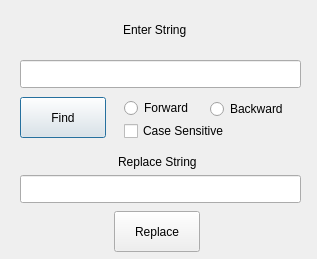
<?xml version="1.0" encoding="UTF-8"?>
<ui version="4.0">
 <class>Search</class>
 <widget class="QDialog" name="Search">
  <property name="geometry">
   <rect>
    <x>0</x>
    <y>0</y>
    <width>317</width>
    <height>259</height>
   </rect>
  </property>
  <property name="windowTitle">
   <string>Dialog</string>
  </property>
  <widget class="QLabel" name="label">
   <property name="geometry">
    <rect>
     <x>123</x>
     <y>20</y>
     <width>81</width>
     <height>20</height>
    </rect>
   </property>
   <property name="text">
    <string>Enter String</string>
   </property>
  </widget>
  <widget class="QLineEdit" name="lineEdit">
   <property name="geometry">
    <rect>
     <x>20</x>
     <y>60</y>
     <width>281</width>
     <height>28</height>
    </rect>
   </property>
  </widget>
  <widget class="QPushButton" name="pushButton">
   <property name="geometry">
    <rect>
     <x>20</x>
     <y>97</y>
     <width>86</width>
     <height>41</height>
    </rect>
   </property>
   <property name="text">
    <string>Find</string>
   </property>
  </widget>
  <widget class="QRadioButton" name="radioButton">
   <property name="geometry">
    <rect>
     <x>124</x>
     <y>95</y>
     <width>108</width>
     <height>26</height>
    </rect>
   </property>
   <property name="text">
    <string>Forward</string>
   </property>
  </widget>
  <widget class="QRadioButton" name="radioButton_2">
   <property name="geometry">
    <rect>
     <x>210</x>
     <y>96</y>
     <width>108</width>
     <height>26</height>
    </rect>
   </property>
   <property name="text">
    <string>Backward</string>
   </property>
  </widget>
  <widget class="QCheckBox" name="checkBox">
   <property name="geometry">
    <rect>
     <x>124</x>
     <y>118</y>
     <width>121</width>
     <height>26</height>
    </rect>
   </property>
   <property name="text">
    <string>Case Sensitive</string>
   </property>
  </widget>
  <widget class="QLabel" name="label_2">
   <property name="geometry">
    <rect>
     <x>118</x>
     <y>152</y>
     <width>101</width>
     <height>20</height>
    </rect>
   </property>
   <property name="text">
    <string>Replace String</string>
   </property>
  </widget>
  <widget class="QLineEdit" name="lineEdit_2">
   <property name="geometry">
    <rect>
     <x>20</x>
     <y>175</y>
     <width>281</width>
     <height>28</height>
    </rect>
   </property>
  </widget>
  <widget class="QPushButton" name="pushButton_2">
   <property name="geometry">
    <rect>
     <x>114</x>
     <y>211</y>
     <width>86</width>
     <height>41</height>
    </rect>
   </property>
   <property name="text">
    <string>Replace</string>
   </property>
  </widget>
 </widget>
 <resources/>
 <connections/>
</ui>
